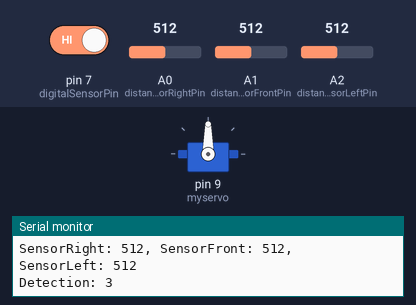
This sketch was run on a simulated Arduino Leonardo, built with avr-gcc and run on an emulated ATmega32U4. Shown: servo, the last lines printed to the serial monitor. The inputs (shaded band) are chosen by the test bench; at power-on: A0 (distanceSensorRightPin) = 512, A1 (distanceSensorFrontPin) = 512, pin 7 (digitalSensorPin) HIGH, A2 (distanceSensorLeftPin) = 512.

Above: at 2.2 s.
2.3 s: A0 (distanceSensorRightPin) set to 449
4.3 s: A0 (distanceSensorRightPin) set to 430
At 5.8 s:
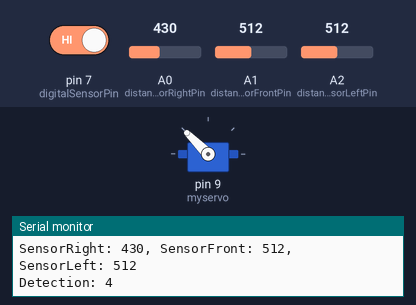
6.6 s: A1 (distanceSensorFrontPin) set to 457
8.4 s: A1 (distanceSensorFrontPin) set to 426
At 10.4 s:
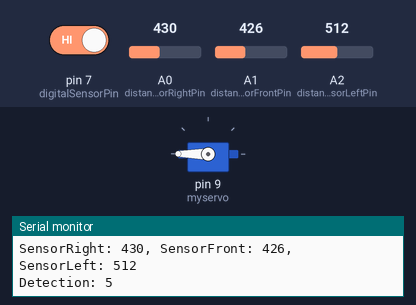
10.7 s: A1 (distanceSensorFrontPin) set to 450
At 12.3 s:
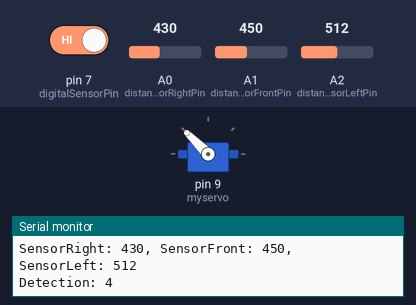
12.8 s: A1 (distanceSensorFrontPin) set to 430
At 14.1 s:
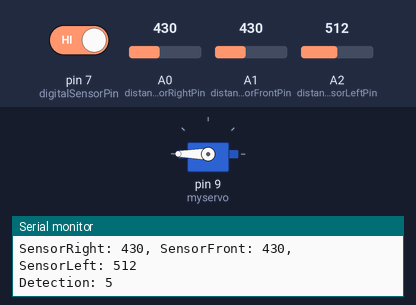
Timing chart, 0 to 15.8 s (numbered marks = the images above; inputs shaded):
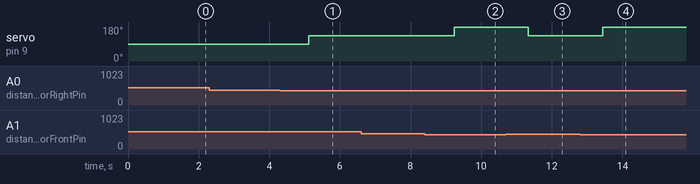

The sketch:

Servo_controlled_by_distanceSensors.ino
```cpp
/*********************************************************************************************
Servo_controlled_by_distanceSensors

This example code show how to control Pan/Tilt mechanism using analog distance sensors (Sharp GP2Y0A21YK)
See how it works at: https://www.youtube.com/watch?v=iB_XI3Zix28
Visit: http://www.mobilerobots.pl/index.php?p=1_85

Code developed by Adam Srebro (17.03.2014) in Arduino 1.0.5, on the Arduino Leonardo board.

 The circuit:
 * Arduino Leonardo -> Analog Distance Sensors (GP2Y0A21YK):
 - A0 -> Sensor Right
 - A1 -> Sensor Front
 - A2 -> Sensor Left
 * Arduino Leonardo -> Digital Sensor:
 - Pin 7 -> Digital Sensor
 * Arduino Leonardo -> Servo:
 - Pin 9 -> Servo Signal Pin ("orange or white" wire)
 - GND   -> Servo "red" wire
 - 5V    -> Servo "brown or black" wire
**********************************************************************************************/

#include <Servo.h>

Servo myservo;  // create servo object to control a servo, a maximum of eight servo objects can be created

int targetServoPosition;    // variable to store the target servo position
int currentServoPosition;   // variable to store the current servo position
int detectionThreshold;

int distanceSensorRight;
int distanceSensorFront;
int distanceSensorLeft;

int digitalSensorPin = 7; // digital IR sensor connected to digital pin 7

// Analog IR sensors Pins
int distanceSensorRightPin = 0;
int distanceSensorFrontPin = 1;
int distanceSensorLeftPin = 2;

void setup()
{
  targetServoPosition = 0;
  currentServoPosition = 0;
  detectionThreshold = 440; // can be changed as needed ;)
  distanceSensorRight = 0;
  distanceSensorFront = 0;
  distanceSensorLeft = 0;
  pinMode(digitalSensorPin, INPUT);  // sets the digital pin 7 as input
  myservo.attach(9);  // attaches the servo on pin 9 to the servo object
  Serial.begin(9600);
   while (!Serial) {
    ; // wait for serial port to connect. Needed for Leonardo only
  }
  Serial.println("Servo controlled by distance sensors :)");
  setServoPosition(targetServoPosition);
}


void loop() {
  int detection = readDistanceSensors();
  Serial.println("Detection: " +String(detection));
  if(detection==1){ // position of the right sensor
    targetServoPosition = 0;
  }
  else if(detection==2){ // position between the right and front sensor
    targetServoPosition = 45;
  }
  else if(detection==3){ // position of the front sensor
    targetServoPosition = 90;
  }
  else if(detection==4){  // position between the front and left sensor
    targetServoPosition = 135;
  }
  else if(detection==5){ // position of the left sensor
    targetServoPosition = 180;
  }
  else{
    delay(500);
  }
  setServoPosition(targetServoPosition);
}// void loop()

void setServoPosition(int targetPosition){
  if(currentServoPosition==targetPosition){
    // do nothing
  }
  else if(digitalRead(digitalSensorPin)==0){
      if(currentServoPosition<targetPosition){
        for(currentServoPosition; currentServoPosition<targetPosition; currentServoPosition +=1)// in steps of 1 degree
        {
          myservo.write(currentServoPosition); // tell servo to go to "currentServoPosition"
          delay(15);                       // waits 15ms for the servo to reach the position
        }
      }
      else if(currentServoPosition>targetPosition){
          for(currentServoPosition; currentServoPosition>targetPosition; currentServoPosition -=1)
          {
            myservo.write(currentServoPosition);
            delay(15);
          }
      }
  }
  else{
          myservo.write(targetPosition);      // tell servo to go to "targetPosition"
          delay(100);
          currentServoPosition=targetPosition;
  }
  delay(1000);
}// void setServoPosition(int targetPosition)

int readDistanceSensors(){
    int detection = 0;
    distanceSensorRight = analogRead(distanceSensorRightPin);
    distanceSensorFront = analogRead(distanceSensorFrontPin);
    distanceSensorLeft = analogRead(distanceSensorLeftPin);

    Serial.println("SensorRight: "+String(distanceSensorRight)+", SensorFront: "+String(distanceSensorFront)+", SensorLeft: "+String(distanceSensorLeft));

    if(distanceSensorRight>detectionThreshold){
      if((distanceSensorFront<detectionThreshold)&&(distanceSensorLeft<detectionThreshold)){
        detection = 1;  // position of the right sensor
      }
      else if ((distanceSensorFront>detectionThreshold)&&(distanceSensorLeft<detectionThreshold)){
        detection = 2; // position between the right and front sensor
      }
      else {
        detection = 3; // position of the front sensor
      }
    }
    else if(distanceSensorFront>detectionThreshold){
      if((distanceSensorRight<detectionThreshold)&&(distanceSensorLeft<detectionThreshold)){
        detection = 3; // position of the front sensor
      }
      else if((distanceSensorRight<detectionThreshold)&&(distanceSensorLeft>detectionThreshold)){
        detection = 4; // position between the front and left sensor
      }
      else{
        detection = 3; // position of the front sensor
      }
    }
    else if(distanceSensorLeft>detectionThreshold){
      if((distanceSensorRight<detectionThreshold)&&(distanceSensorFront<detectionThreshold)){
        detection = 5; // position of the left sensor
      }
    }
    return detection;
}// int readDistanceSensors()
```

Measured:
- the behaviour switches between 440 and 439 on A0 (distanceSensorRightPin) (found by bisection; images 0 and 1)
- the behaviour switches between 440 and 439 on A1 (distanceSensorFrontPin) (found by bisection; images 1 and 2)
- after the input at 4.3 s, servo on pin 9 (myservo): 90° → 135° after 0.82 s
- after the input at 8.4 s, servo on pin 9 (myservo): 135° → 180° after 0.83 s
- after the input at 10.7 s, servo on pin 9 (myservo): 180° → 135° after 0.64 s
- after the input at 12.8 s, servo on pin 9 (myservo): 135° → 180° after 0.65 s
